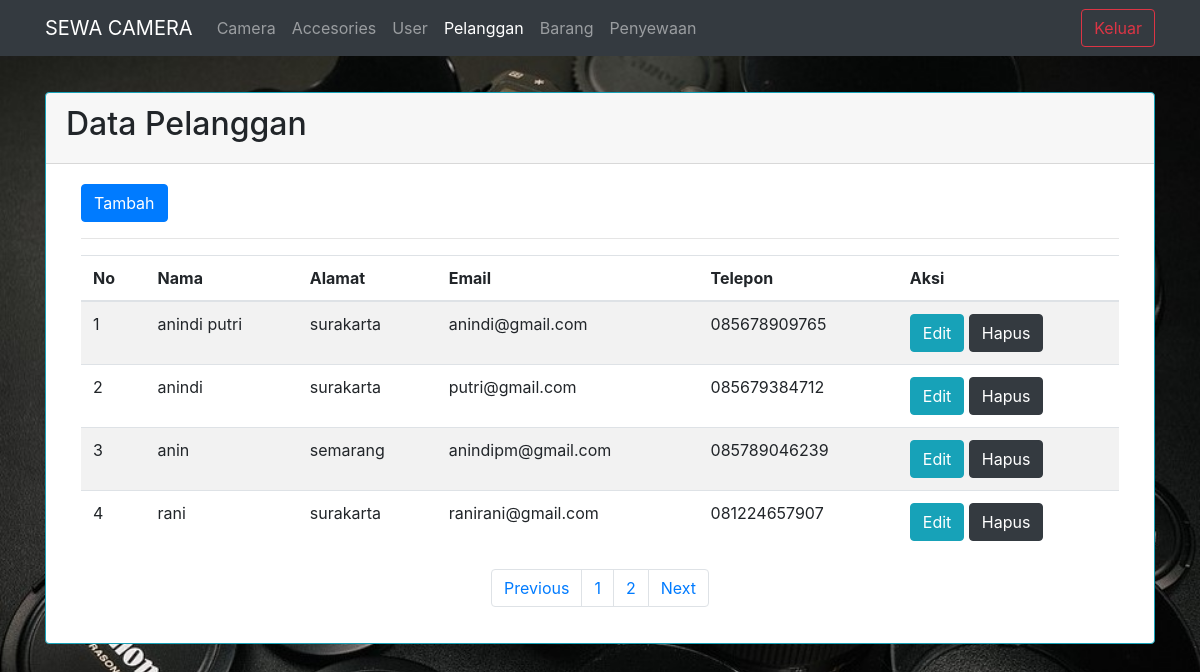
The app's page /pelanggan.php with its own data.
### tables this page shows
CREATE TABLE `pelanggan` (
  `idpelanggan` int(7) NOT NULL,
  `username` varchar(25) NOT NULL,
  `alamat` varchar(35) NOT NULL,
  `email` varchar(35) NOT NULL,
  `telepon` varchar(13) NOT NULL
);

### koneksi.php (called while the page is built, shortened)
<?php
class database{
	var $host = "localhost";
	var $uname = "root";
	var $passw = "";
	var $db = "sewabarang";
	function __construct(){
		$this->koneksi = mysqli_connect(
			$this->host,
			$this->uname,
			$this->passw,
			$this->db);
	}
	function tampil_pelanggan(){
		$query = mysqli_query($this->koneksi,"select * from pelanggan");
		$data = $query->num_rows;
		return $data;
	}
	function tampil_pelanggan_paging($awal,$batas){
		$data = mysqli_query($this->koneksi, "select*from pelanggan order by idpelanggan asc limit $awal, $batas");
		while($row = mysqli_fetch_array($data)){
			$hasil[] = $row;
		}
		$jml = $data->num_rows;
		if ($jml != 0){
		return $hasil;
		}
	}
}
?>

### view_pelanggan.php (the view, shortened to what this page needs)
<div class="table-responsive">
		<table class="table table-striped">
		<a href="tambah_pelanggan.php" class="btn btn-primary">Tambah</a>
		<hr>
			<thead>
			<tr>
				<th>No</th>
				<th>Nama</th>
				<th>Alamat</th>
				<th>Email</th>
				<th>Telepon</th>
				<th>Aksi</th>
			</tr>
			</thead>
			<tbody>
			<?php
				foreach($data_pelanggan as $row){
			?>
					<tr>
						<td><?php echo $nomor++; ?></td>
						<td><?php echo $row['username']; ?></td>
						<td><?php echo $row['alamat']; ?></td>
						<td><?php echo $row['email']; ?></td>
						<td><?php echo $row['telepon']; ?></td>
						<td>
						<a class="btn btn-info" a href="edit_pelanggan.php?aksi=edit_pelanggan&idpelanggan=<?php echo $row['idpelanggan']; ?>">Edit</a>
							<a class="btn btn-dark" a href="proses_pelanggan.php?aksi=hapus_pelanggan&idpelanggan=
							<?php echo $row['idpelanggan']; ?>
							"onclick='return confirm("Apakah Yakin Ingin Menghapus?")'>Hapus</a>
							<?php
								}
							?>
						</td>
						</tr>
				</tbody>
			</table>
			<nav>
				<ul class="pagination justify-content-center">
					<li class="page-item">
						<a class="page-link" <?php if($halaman > 1) {echo "href='?halaman=$previous'";} ?>>Previous</a>
					</li>
					<?php
					for($x=1;$x<=$total_halaman;$x++){
						?>
						<li class="page-item"><a class="page-link" href="?halaman=<?php echo $x ?>"><?php echo $x; ?></a></li>
						<?php
					}
					?>
					<li class="page-item">
						<a class="page-link" <?php if($halaman < $total_halaman) {echo "href='?halaman=$next'";} ?>>Next</a>
					</li>
				</ul>
			</nav>
		</div>

### pelanggan.php (style rules this page uses)
body { background-image: url('gambar3.jpg'); background-repeat: no-repeat; background-size: cover; }

### records on screen
pelanggan: username "anindi putri", alamat "surakarta", email "anindi@gmail.com", telepon "085678909765"
pelanggan: username "anindi", alamat "surakarta", email "putri@gmail.com", telepon "085679384712"
pelanggan: username "anin", alamat "semarang", email "anindipm@gmail.com", telepon "085789046239"
pelanggan: username "rani", alamat "surakarta", email "ranirani@gmail.com", telepon "081224657907"
